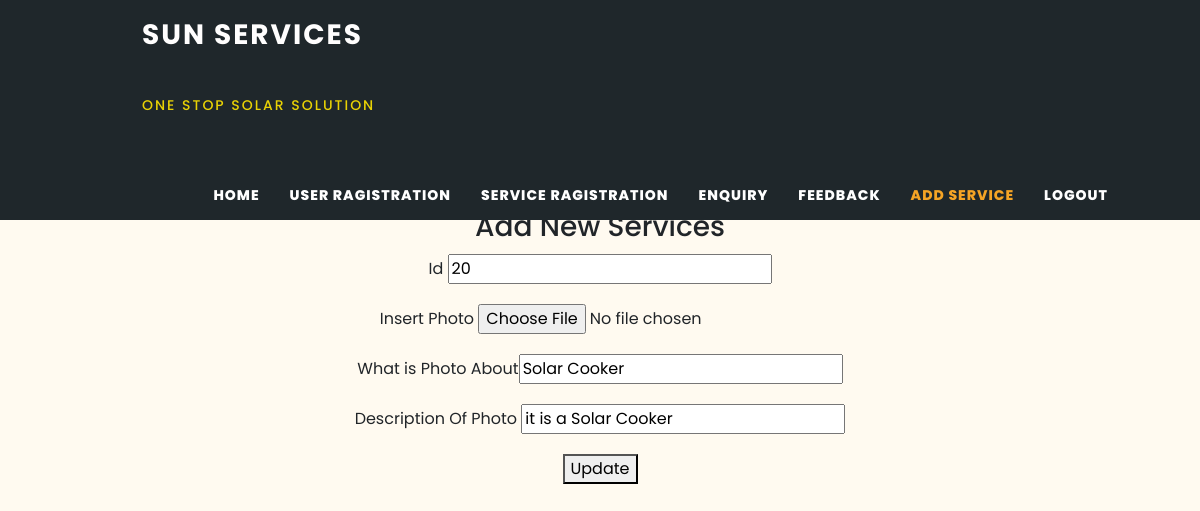
Screenshot of /code/solar_admin/service_upd.php?id=20 with the database file from the repository.
### tables this page shows
CREATE TABLE `services` (
  `id` int(11) NOT NULL,
  `photos` varchar(100) NOT NULL,
  `name` varchar(20) NOT NULL,
  `description` text NOT NULL
);

### code/solar_admin/service_upd.php (the view, shortened to what this page needs)
<html>
<head>
    <link href="vendor/bootstrap/css/bootstrap.min.css" rel="stylesheet" />
    <link rel="stylesheet" href="assets/css/fontawesome.css" />
    <link rel="stylesheet" href="assets/css/decor_project.css" />
    <link rel="stylesheet" href="assets/css/owl.css" />
    <link rel="stylesheet" href="assets/css/lightbox.css" />
</head>
<body>
    <header class="header-area">
        <div class="container">
            <div class="row">
                <div class="col-12">
                    <nav class="main-nav">
                        <a href="index.html" class="logo">
                            Sun Services<br />
                            <h4 class="slogen">One Stop Solar Solution</h4>
                        </a>
                        <ul class="nav">
                            <li>
                                <a href="index.php">Home</a>
                            </li>
                            <li>
                                <a href="user_register.php" >User Ragistration</a>
                            </li>
                            <li>
                                <a href="service.php">Service Ragistration</a>
                            </li>
                            <li><a href="service.php">Enquiry</a></li>
                            <li><a href="feedback.php">Feedback</a></li>
                            <li><a href="add_service.php" class="active">Add Service</a></li>
                            <li>
                  <a href="logout.php" name="logout">Logout</a>
                </li>
                        </ul>
                    </nav>
                </div>
            </div>
        </div>
    </header>
    <section class="heading-page header-text" id="top">
        <div class="container">
            <div class="row">
                <div class="col">
                    <form enctype="multipart/form-data" method="POST">
                        <?php
                        $db = mysqli_connect("localhost", "root", "", "sun");
                        $no = $_GET['id'];
                        $str = "select * from services where id='$no'";
                        $result = mysqli_query($db, $str);
                        while ($row = mysqli_fetch_array($result, MYSQLI_BOTH)) { ?>
                            <div class="row" style="padding-top: 50px">
                                <div class="col" >
                                    <h3>Add New Services</h3>
                                </div>
                            </div>
                            <div class=row>
                                <div class="column" style="padding:10px">
                                    Id <input type="text" name="id" value="<?php echo $row[0] ?>">
                                </div>
                                <div class="column" style="padding:10px">
                                    Insert Photo <input type="file" name="photo" value="<?php echo $row[1] ?>">
                                </div>
                                <div class="column" style="padding:10px">
                                    What is Photo About<input type="text" name="photoname" value="<?php echo $row[2] ?>">
                                </div>
                                <div class="column" style="padding:10px">
                                    Description Of Photo <input type="text" name="description"
                                        value="<?php echo $row[3] ?>">
                                </div>
                                <div class="column" style="padding:10px">
                                    <button type="submit" name="uploadfile">Update</button>
                                </div>
                            <?php } ?>
                        </div>
                    </form>
                </div>
            </div>
        </div>
    </section>
</body>
</html>

### code/solar_admin/assets/css/decor_project.css (style rules this page uses)
html, body, div, span, applet, object, iframe, h1, h2, h3, h4, h5, h6, p, blockquote, div pre, a, abbr, acronym, address, big, cite, code, del, dfn, em, font, img, ins, kbd, q, s, samp, small, strike, strong, sub, sup, tt, var, b, u, i, center, dl, dt, dd, ol, ul, li, figure, header, nav, section, article, aside, footer, figcaption, img { margin: 0; padding: 0; border: 0; outline: 0; }
ul, li { padding: 0; margin: 0; list-style: none; }
header, nav, section, article, aside, footer, hgroup { display: block; }
* { box-sizing: border-box; }
html, body { font-family: "Poppins", sans-serif; font-weight: 400; background-color: #fff; font-size: 16px; -ms-text-size-adjust: 100%; -webkit-font-smoothing: antialiased; -moz-osx-font-smoothing: grayscale; }
a { text-decoration: none !important; color: #3cf; }
h1, h2, h3, h4, h5, h6 { margin-top: 0px; margin-bottom: 0px; }
ul { margin-bottom: 0px; }
html, body { background: floralwhite; font-family: "Poppins", sans-serif; }
.header-area { background-color: #1f272b; position: absolute; top: 0px; left: 0; right: 0; z-index: 100; -webkit-transition: all 0.5s ease 0s; -moz-transition: all 0.5s ease 0s; -o-transition: all 0.5s ease 0s; transition: all 0.5s ease 0s; }
.header-area .main-nav { min-height: 100px; background: transparent; }
.header-area .main-nav .logo { line-height: 70px; color: #fffefe; font-size: 28px; font-weight: 700; text-transform: uppercase; letter-spacing: 2px; float: left; padding-left: 100px; -webkit-transition: all 0.3s ease 0s; -moz-transition: all 0.3s ease 0s; -o-transition: all 0.3s ease 0s; transition: all 0.3s ease 0s; }
.header-area .main-nav .slogen { line-height: 70px; color: #ffe600e6; font-size: 14px; font-weight: 500; letter-spacing: 2px; float: left; -webkit-transition: all 0.3s ease 0s; -moz-transition: all 0.3s ease 0s; -o-transition: all 0.3s ease 0s; transition: all 0.3s ease 0s; }
.main-nav .nav { float: right; margin-top: 30px; margin-right: 50px; background-color: transparent; -webkit-transition: all 0.3s ease 0s; -moz-transition: all 0.3s ease 0s; -o-transition: all 0.3s ease 0s; transition: all 0.3s ease 0s; position: relative; z-index: 999; }
.header-area .main-nav .nav li { padding-left: 15px; padding-right: 15px; }
.header-area .main-nav .nav li:last-child { padding-right: 0px; }
.header-area .main-nav .nav li a { display: block; font-weight: 800; font-size: 14px; text-transform: uppercase; color: #fff; -webkit-transition: all 0.3s ease 0s; -moz-transition: all 0.3s ease 0s; -o-transition: all 0.3s ease 0s; transition: all 0.3s ease 0s; height: 50px; line-height: 50px; border: transparent; letter-spacing: 1px; }
.header-area .main-nav .nav li:hover a, .header-area .main-nav .nav li a.active { color: #f5a425 !important; }
.header-area .nav { margin-top: 30px; }
@media (min-width: 767px) { .header-area .main-nav .nav { display: flex !important; } }
section.heading-page { padding-top: 160px; width: auto; text-align: center; }

### rows the page displays
services: id "20", photoname "Solar Cooker", description "it is a Solar Cooker"
